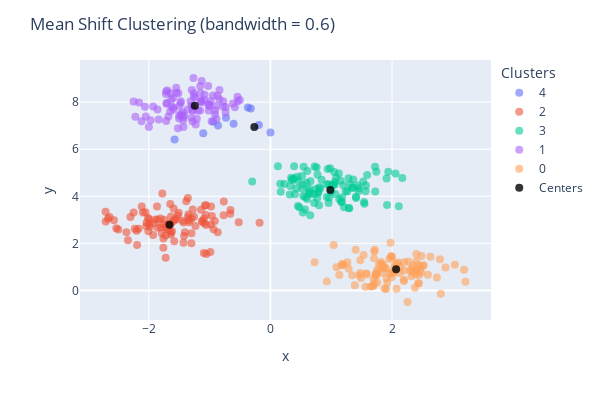

Here is the notebook cell this chart was saved with:
### Code cell
# Decreasing the bandwidth
mean_shift5 = MeanShift(bandwidth=0.6).fit(X2)

cv_X2.plot_clusters(mean_shift5.labels_, mean_shift5.cluster_centers_,
                    title='Mean Shift Clustering (bandwidth = 0.6)')
